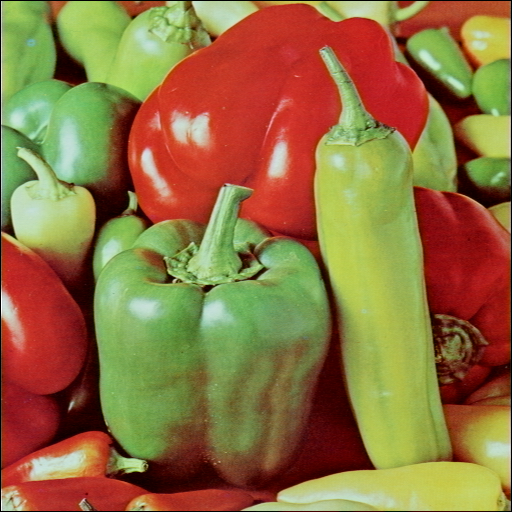
%> input picture Computer Vision_Foundations and Applications/Warm-up/peppers.bmp, 512 x 512 px
$ octave main.m   (GNU Octave 9; MATLAB toolbox functions it lacks are replaced by stand-ins)
%> lines starting %> are read from the running program, lines starting %| are printed output that depends on the picture; in (x1, y1, x2, y2) boxes, pixels count from 0 and x2, y2 are one past the last pixel; in counts of white or black regions, pixels touching at a corner belong together; the program's own positions count from 1
### Computer Vision_Foundations and Applications/Warm-up/FindInfo.m
function[maxValue,minValue,meanValue,mediaValue]=FindInfo(oriIm)
oriIm=oriIm(:);
maxValue=oriIm(1);
minValue=oriIm(1);

count = mod(length(oriIm),2);
sorted = sort(oriIm);
temp=oriIm(1);

for i=2:length(oriIm)
    if oriIm(i) > maxValue
        maxValue = oriIm(i);
    end
end
for i=2:length(oriIm)
    if oriIm(i)<minValue
        minValue = oriIm(i);
    end
end

for i=2:length(oriIm)
  temp = oriIm(i) + temp;
end
meanValue = temp/length(oriIm);


if count == 0
    num1 = sorted(round(length(sorted)/2+0.5));
    num2 = sorted(round(length(sorted)/2-0.5));
    mediaValue = (num1+num2)/2;
elseif count == 1
    mediaValue = sorted(round(length(oriIm)/2));
end


end

### Computer Vision_Foundations and Applications/Warm-up/BlurImage.m
function [blurredIm] = BlurImage(oriIm)


if size(oriIm,3) == 1
    array1 = oriIm(1:length(oriIm),1:length(oriIm),1:1);
for i=1:length(array1)/2
    x=i*2-1;
    for j=1:length(array1)/2
        y=j*2-1;
        temp = (array1(x,y)+ array1(x,y+1) + array1(x+1,y)+ array1(x+1,y+1))/4;
        array1(x:x+1,y:y+1) = temp;
    end
end
    blurredIm = array1;

elseif size(oriIm,3) == 3

   array2 = oriIm(1:length(oriIm),1:length(oriIm),1:1);

for i=1:length(array2)/2
    x=i*2-1;
    for j=1:length(array2)/2
        y=j*2-1;
        temp = (array2(x,y)+ array2(x,y+1) + array2(x+1,y)+ array2(x+1,y+1))/4;
        array2(x:x+1,y:y+1) = temp;
    end

end


   array3 = oriIm(1:length(oriIm),1:length(oriIm),2:2);

for i=1:length(array3)/2
    x=i*2-1;
    for j=1:length(array3)/2
        y=j*2-1;
        temp = (array3(x,y)+ array3(x,y+1) + array3(x+1,y)+ array3(x+1,y+1))/4;
        array3(x:x+1,y:y+1) = temp;
    end

end


   array4 = oriIm(1:length(oriIm),1:length(oriIm),3:3);

for i=1:length(array4)/2
    x=i*2-1;
    for j=1:length(array4)/2
        y=j*2-1;
        temp = (array4(x,y)+ array4(x,y+1) + array4(x+1,y)+ array4(x+1,y+1))/4;
        array4(x:x+1,y:y+1) = temp;
    end

end


blurredIm = array2;
blurredIm(:,:,2) = array3;

blurredIm(:,:,3) = array4;

end


end

### Computer Vision_Foundations and Applications/Warm-up/main.m
%---Xuecong Fan---
%---Assignment 1----
%---push any key for continue---


A=imread('peppers.bmp');
%> A is the input picture: size 512x512x3 uint8; mean R, G, B 144.1, 112.8, 64.1
figure('Name','RGB Original Image');
imshow(A);
title('RGB Original Image');
pause
%-----Finish Solving Problem 1-----
f2 = figure;
B = rgb2gray(A);
TB= transpose(B);
temp_HB1=B(1:512/2,1:512);
temp_HB2=B(512/2:512,1:512);
HB = [temp_HB2;temp_HB1];
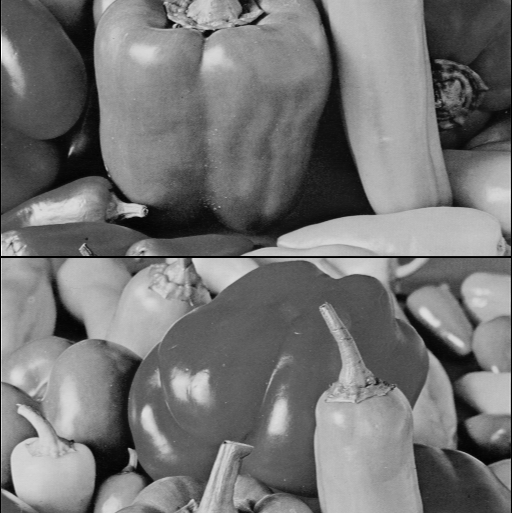
%> HB: size 513x512 uint8; min 0, max 254, mean 116.7
FB = fliplr(B);
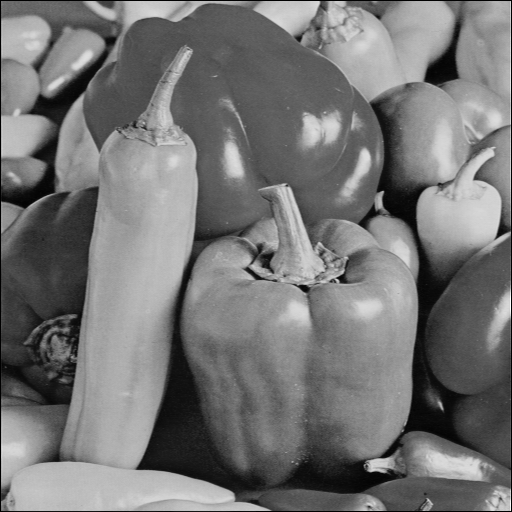
%> FB: size 512x512 uint8; min 0, max 254, mean 116.7; mean of the top-left, top-right, bottom-left and bottom-right quarters 115.6, 131.7, 116.8, 102.8
subplot(2,2,1);
imshow(B);
title('B');
subplot(2,2,2);
imshow(TB);
title('TB');
subplot(2,2,3);
imshow(HB);
title('HB');
subplot(2,2,4);
imshow(FB);
title('FB');
pause
%----Finish Solving Problem 2----

B1 = double(B);
real_Median = median(B(:));
%> real_Median = 117
real_Max = max(B(:));
%> real_Max = 254
real_Min = min(B(:));
%> real_Min = 0
real_Mean = mean(B(:));
%> real_Mean = 116.7
[maxValue,minValue,meanValue,mediaValue]=FindInfo(B1);
%> in FindInfo, `maxValue=oriIm(1);`: maxValue = 0
%> after the loop in FindInfo, `for i=2:length(oriIm)`: maxValue = 254
%> after the loop in FindInfo, `for i=2:length(oriIm)`: temp = 30596094
%> in FindInfo, `meanValue = temp/length(oriIm);`: meanValue = 116.7
%> in FindInfo, `num1 = sorted(round(length(sorted)/2+0.5));`: num1 = 117
%> maxValue = 254; minValue = 0; meanValue = 116.7; mediaValue = 117


pause
%----Finish Solving Problem 3 -----

C = double(B);
C = C./max(max(C));
figure('Name','Normalized Grayscale Image');
imshow(C);
title('Normalized Grayscale Image');

D = C;
D(1:length(D)/2,1:length(D)/2) = C(1:length(C)/2,1:length(C)/2).^1.25;
D(length(D)/2:length(D),length(D)/2:length(D))=C(length(C)/2:length(C),length(C)/2:length(C)).^0.75 ;
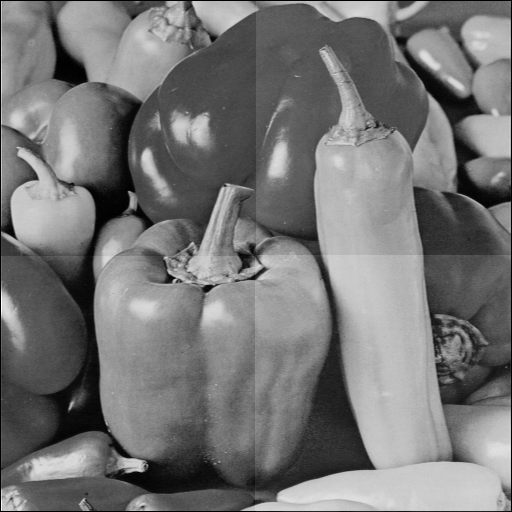
%> D: size 512x512 double; min 0, max 1, mean 0.463
D(1:length(D)/2,length(D)/2:length(D)) = C(1:length(C)/2,length(C)/2:length(C));
%> D: size 512x512 double; 0.19% of pixels changed, all inside (x1, y1, x2, y2) = (255, 1, 511, 256)
D(length(D)/2:length(D),1:length(D)/2) = C(length(C)/2:length(C),1:length(D)/2);
%> D: size 512x512 double; min 0, max 1, mean 0.463; mean of the top-left, top-right, bottom-left and bottom-right quarters 0.452, 0.455, 0.405, 0.54
figure('Name','Processed Grayscale Image');
imshow(D);
title('Processed Grayscale Image');
imwrite(D,'X_D.jpg');

pause
%----Finish Solving Problem 4-----


sed1 = C >= 0.3;
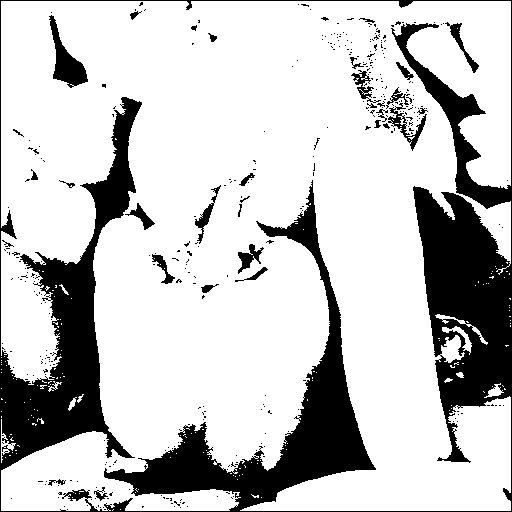
%> sed1: size 512x512 logical; 77.8% white; 368 black regions (337 under 20 px), largest, box (x1, y1, x2, y2) and area: (0, 0, 512, 512) 53003, (49, 15, 88, 88) 1082, (388, 103, 427, 151) 441
sed1 = double(sed1);
bw1 = sed1;
%--first method--

sed=C;
t = find(sed >= 0.3);
%> t = 203894 values from 514 to 261631
sed(t) = 1;
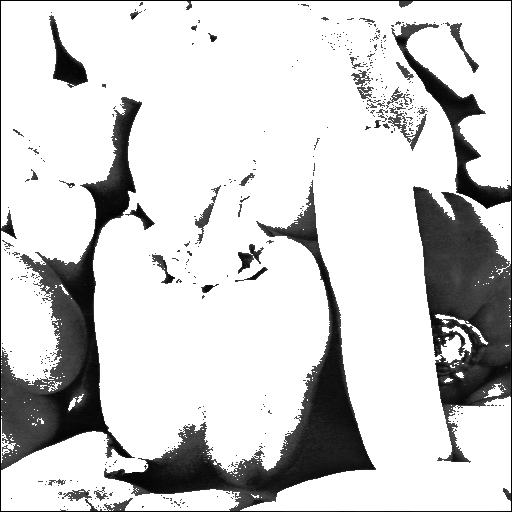
%> sed: size 512x512 double; min 0, max 1, mean 0.814
t1 = find(sed<0.3);
%> t1 = 58250 values from 1 to 262144
sed(t1) = 0;
bw2 = sed;
%--second method--

bw3 = im2bw(C,0.3);


if isequal(bw1,bw2)&& isequal(bw1,bw3)
   disp('Both of my methodsworked');
end


%--matlab method--
figure('Name','Both of my methods worked');
subplot(1,3,1);
imshow(bw1);
title('my first method');
subplot(1,3,2);
imshow(bw2);
title('my second method');
subplot(1,3,3);
imshow(bw3);
title('Matlab method');


pause
%----Finish Solving Problem 5----

A1 = im2double(A);
Blue = BlurImage(A1);
%> in BlurImage, `array2 = oriIm(1:length(oriIm),1:length(oriIm),1:1);`:
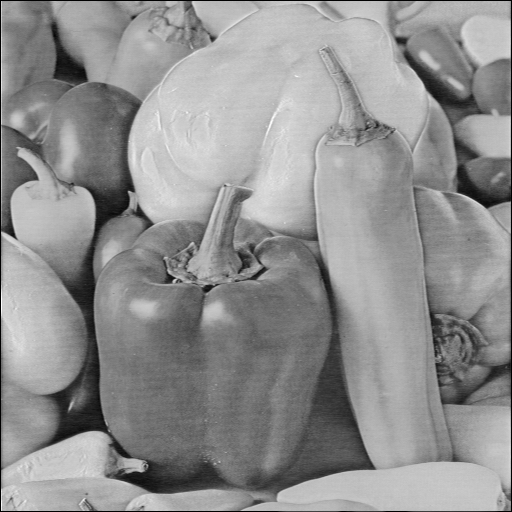
%> array2: size 512x512 double; min 0, max 0.992, mean 0.565
%> in BlurImage, `array3 = oriIm(1:length(oriIm),1:length(oriIm),2:2);`:
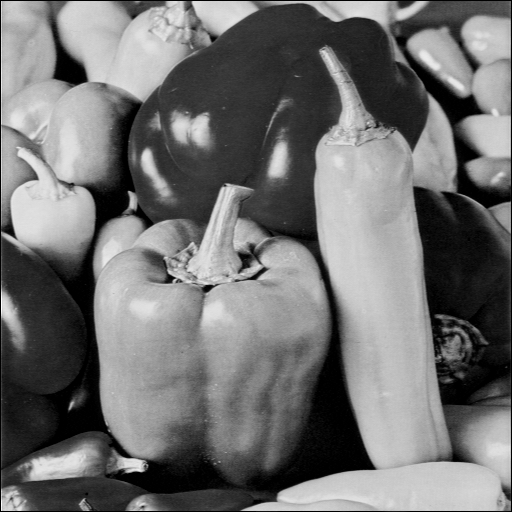
%> array3: size 512x512 double; min 0, max 1, mean 0.442
%> (the run ends here)
